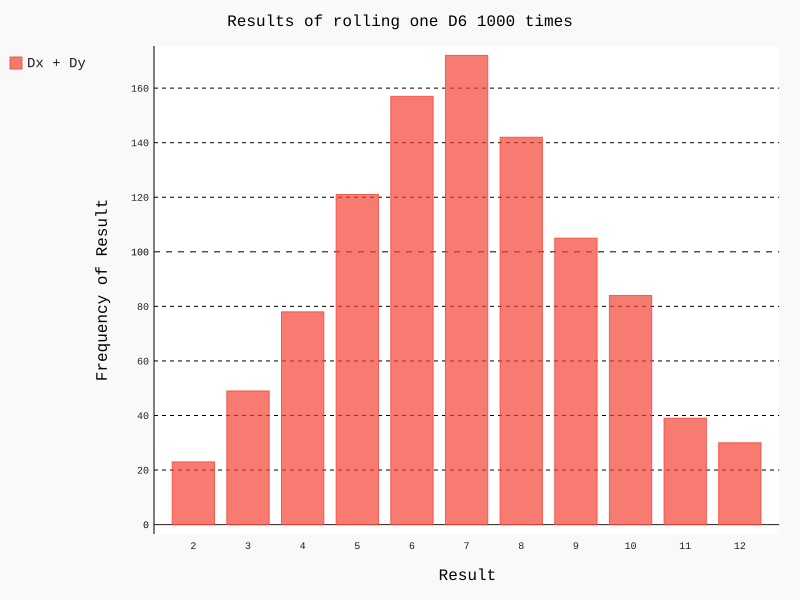

Write Python code to recreate this figure.
import pygal
from die import Die

if __name__ == '__main__':
    die_1 = Die()
    die_2 = Die()

    results = []
    for roll_num in range(1000):
        result = die_1.roll() + die_2.roll()
        results.append(result)

    # 分析结果
    frequencies = []
    max_result = die_1.num_sides + die_2.num_sides
    for value in range(2, max_result+1):
        frequency = results.count(value)
        frequencies.append(frequency)

    print(frequencies)

    # 对结果进行可视化
    hist = pygal.Bar()  # 创建条形图实例

    hist.title = 'Results of rolling one D6 1000 times'
    hist.x_labels = list(range(2, max_result+1))
    hist.x_title = 'Result'
    hist.y_title = 'Frequency of Result'

    # 将一系列值添加到图表中，并给添加的值指定的标签
    hist.add('Dx + Dy', frequencies)
    hist.render_to_file('dice_visual.svg')   # 生成的图表具有交互性
